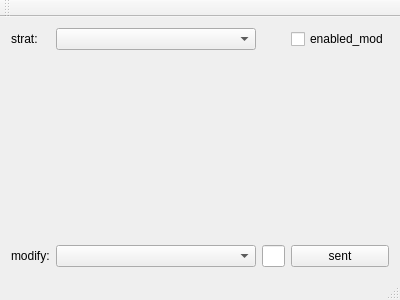
<?xml version="1.0" encoding="UTF-8"?>
<ui version="4.0">
 <class>MainWindow</class>
 <widget class="QMainWindow" name="MainWindow">
  <property name="geometry">
   <rect>
    <x>0</x>
    <y>0</y>
    <width>400</width>
    <height>300</height>
   </rect>
  </property>
  <property name="windowTitle">
   <string>MainWindow</string>
  </property>
  <widget class="QWidget" name="centralWidget">
   <layout class="QGridLayout" name="gridLayout">
    <item row="0" column="0">
     <widget class="QLabel" name="label">
      <property name="text">
       <string>strat:</string>
      </property>
     </widget>
    </item>
    <item row="0" column="1">
     <widget class="QComboBox" name="comboBox">
      <property name="minimumSize">
       <size>
        <width>200</width>
        <height>0</height>
       </size>
      </property>
     </widget>
    </item>
    <item row="2" column="0">
     <widget class="QLabel" name="label_2">
      <property name="text">
       <string>modify:</string>
      </property>
     </widget>
    </item>
    <item row="2" column="1">
     <widget class="QComboBox" name="comboBox_2">
      <item>
       <property name="text">
        <string/>
       </property>
      </item>
      <item>
       <property name="text">
        <string>up</string>
       </property>
      </item>
      <item>
       <property name="text">
        <string>down</string>
       </property>
      </item>
      <item>
       <property name="text">
        <string>stop_up</string>
       </property>
      </item>
      <item>
       <property name="text">
        <string>stop_down</string>
       </property>
      </item>
     </widget>
    </item>
    <item row="0" column="3">
     <widget class="QCheckBox" name="checkBox">
      <property name="text">
       <string>enabled_mod</string>
      </property>
     </widget>
    </item>
    <item row="2" column="3">
     <widget class="QPushButton" name="pushButton">
      <property name="text">
       <string>sent</string>
      </property>
     </widget>
    </item>
    <item row="2" column="2">
     <widget class="QLineEdit" name="lineEdit"/>
    </item>
    <item row="1" column="0" colspan="4">
     <widget class="QWidget" name="widget" native="true">
      <property name="minimumSize">
       <size>
        <width>0</width>
        <height>0</height>
       </size>
      </property>
     </widget>
    </item>
   </layout>
  </widget>
  <widget class="QMenuBar" name="menuBar">
   <property name="geometry">
    <rect>
     <x>0</x>
     <y>0</y>
     <width>400</width>
     <height>17</height>
    </rect>
   </property>
  </widget>
  <widget class="QToolBar" name="mainToolBar">
   <attribute name="toolBarArea">
    <enum>TopToolBarArea</enum>
   </attribute>
   <attribute name="toolBarBreak">
    <bool>false</bool>
   </attribute>
  </widget>
  <widget class="QStatusBar" name="statusBar"/>
 </widget>
 <layoutdefault spacing="6" margin="11"/>
 <resources/>
 <connections/>
</ui>
